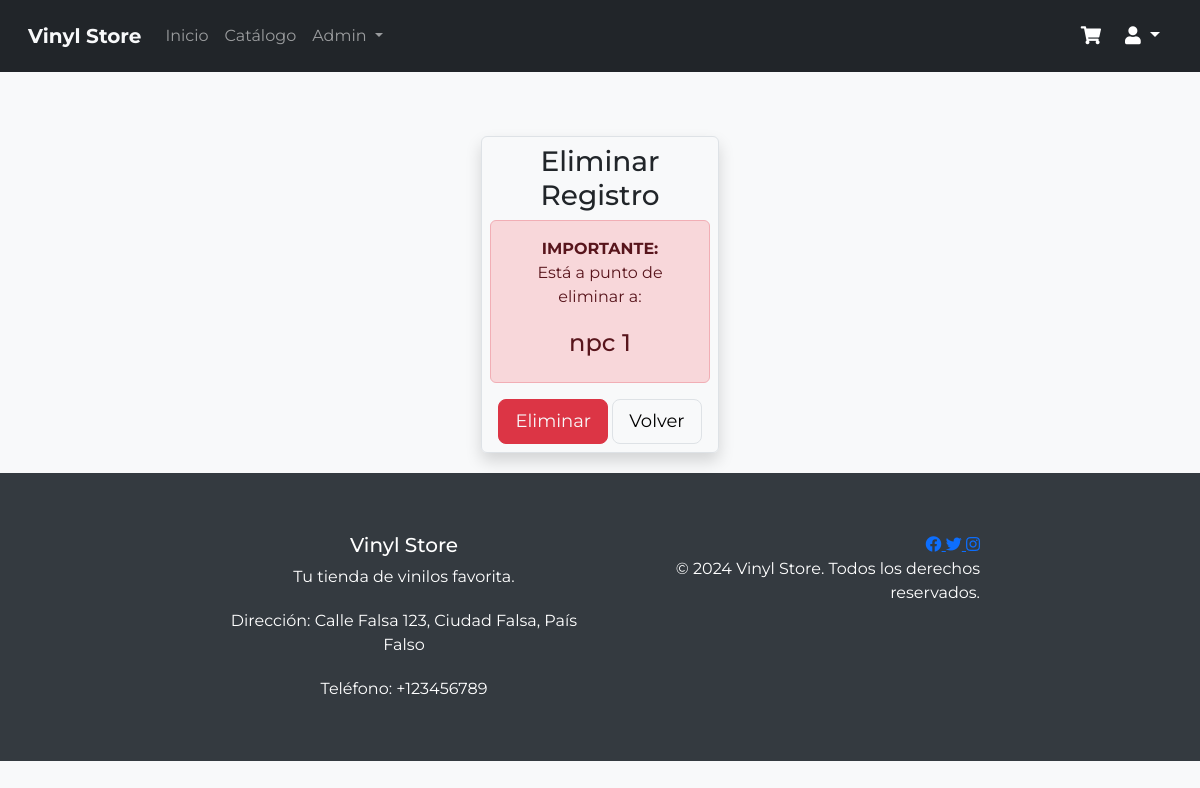
The app's page /eliminarpersona/2 (signed in), older data.
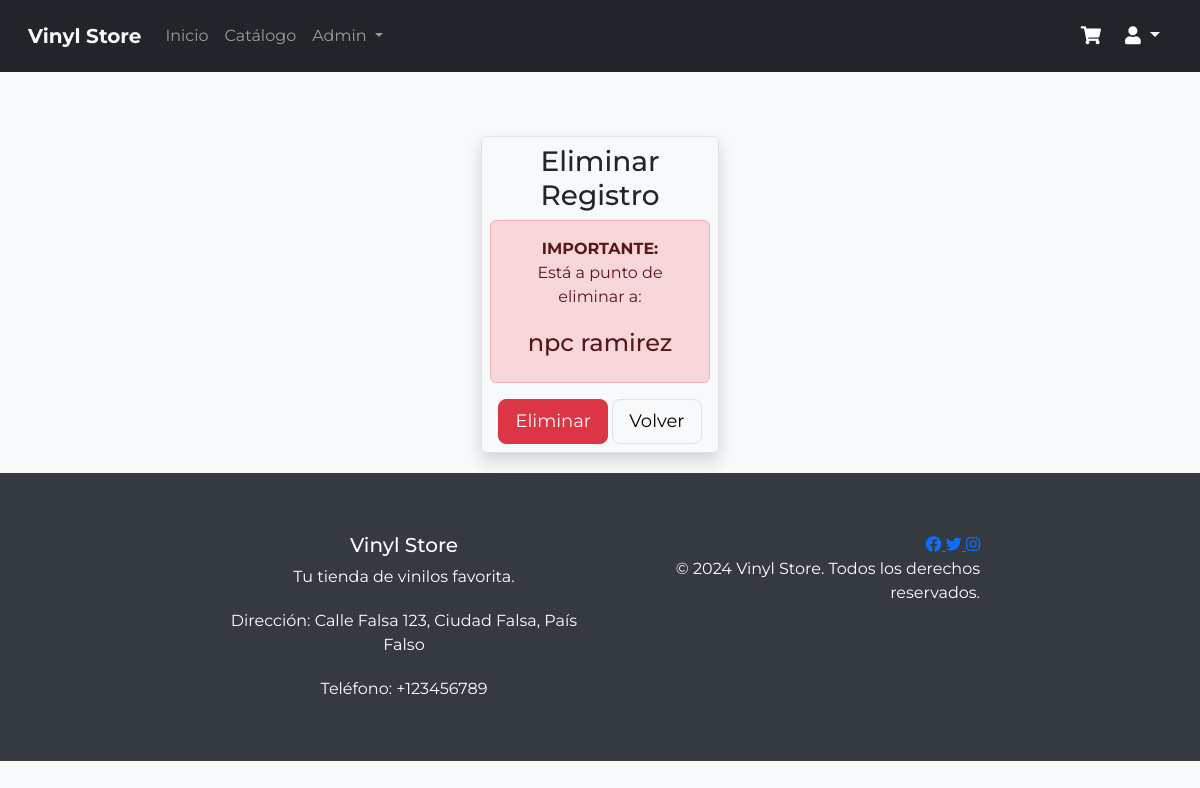
The same page, newer data.
### aplicacion/models.py (models this page shows, shortened)
class CustomUser(AbstractUser):
    fecha_nacimiento = models.DateField(blank=True, null=True)
    imagen = models.ImageField(upload_to='profile_images/', blank=True, null=True)

### aplicacion/views.py (the view, shortened to what this page needs)
# urls.py: path('eliminarpersona/<id>',eliminarpersona,name='eliminarpersona'),
@permission_required('aplicacion.add_disco')
def eliminarpersona(request, id):
    user = get_object_or_404(CustomUser, id=id)
    datos = {
        'user': user,
    }
    return render(request, 'aplicacion/administrador/eliminarpersona.html', datos)

### aplicacion/templates/aplicacion/administrador/eliminarpersona.html (shortened to what this page needs)
{% extends "aplicacion/base.html" %}
{% load static %}
{% load crispy_forms_tags %}
{% block content %}
<div class="container">
    <div class="row">
        <div class="col-sm-4"></div>
        <div class="col-sm-4">
            <div class="p-2 border rounded shadow mt-4">
                <h3>Eliminar Registro</h3>
                    <div>
                        <div class="alert alert-danger" role="alert">
                            <strong>IMPORTANTE:</strong>
                            <p>Está a punto de eliminar a:</p>
                            <h4>{{user.first_name}} {{user.last_name}}</h4>
                        </div>
                    </div>
                    <div>
                        <input type="button" value="Eliminar" class="btn btn-danger  text-light btn-lg" data-bs-toggle="modal" data-bs-target="#myModal">
                        <a href="{% url 'personas' %}">
                            <button type="button" class="btn btn-light border btn-lg">Volver</button>
                        </a>
                    </div>
            </div>
        </div>
        <div class="col-sm-4"></div>
    </div>
</div>
{% endblock content %}

Row changes from the older to the newer data that the page shows:
changed CustomUser "npc": last_name "1" → "ramirez"
